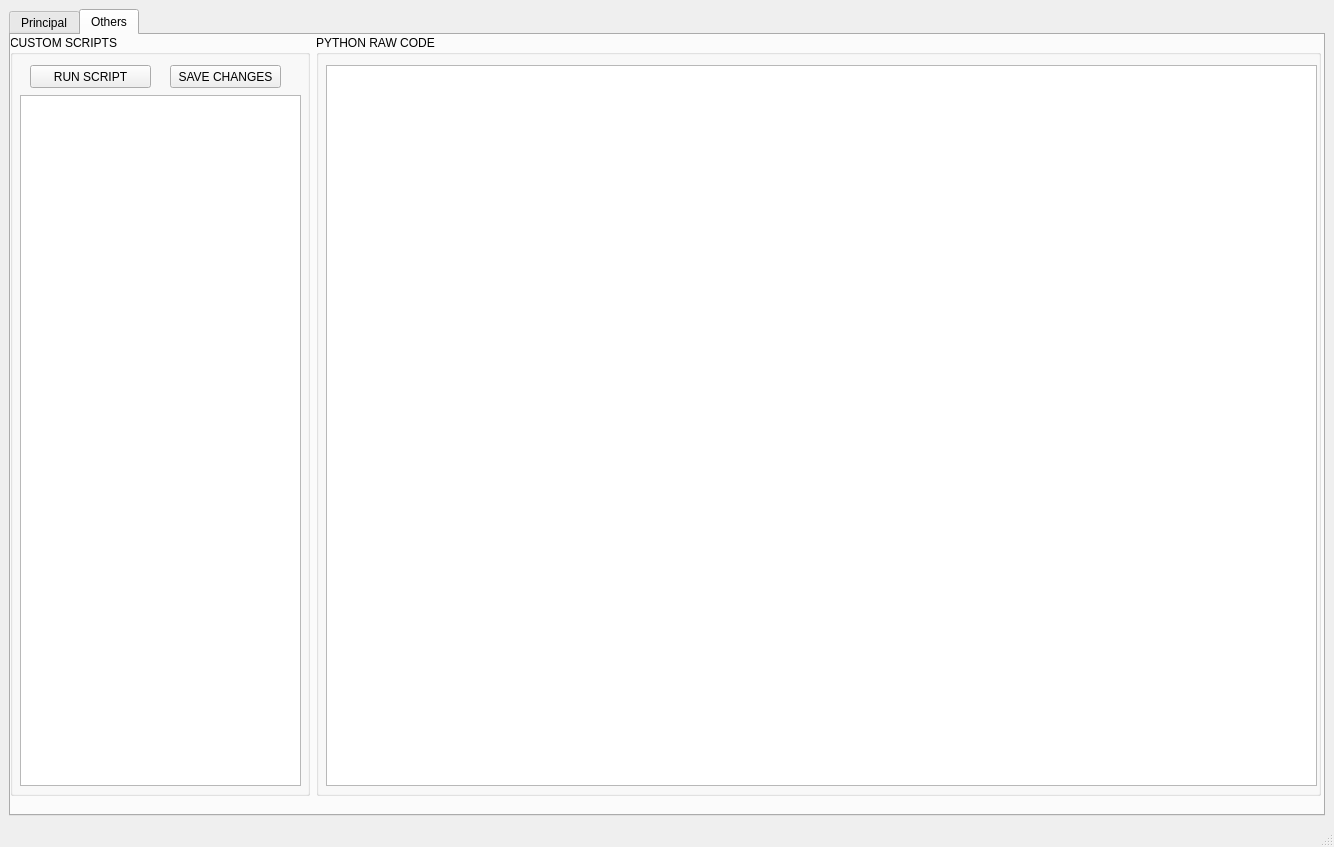
<?xml version="1.0" encoding="UTF-8"?>
<ui version="4.0">
 <class>MainWindows</class>
 <widget class="QMainWindow" name="MainWindows">
  <property name="geometry">
   <rect>
    <x>0</x>
    <y>0</y>
    <width>1334</width>
    <height>847</height>
   </rect>
  </property>
  <property name="minimumSize">
   <size>
    <width>1280</width>
    <height>800</height>
   </size>
  </property>
  <property name="windowTitle">
   <string>Biosignals</string>
  </property>
  <property name="styleSheet">
   <string notr="true"/>
  </property>
  <property name="iconSize">
   <size>
    <width>24</width>
    <height>24</height>
   </size>
  </property>
  <widget class="QWidget" name="centralwidget">
   <layout class="QHBoxLayout" name="horizontalLayout_6">
    <item>
     <widget class="QTabWidget" name="windows_tabWidget">
      <property name="currentIndex">
       <number>1</number>
      </property>
      <widget class="QWidget" name="principal_tab">
       <attribute name="title">
        <string>Principal</string>
       </attribute>
       <layout class="QHBoxLayout" name="horizontalLayout_4">
        <item>
         <layout class="QVBoxLayout" name="controlsGroup_verticalLayout">
          <property name="spacing">
           <number>6</number>
          </property>
          <item>
           <widget class="QGroupBox" name="external_groupBox">
            <property name="minimumSize">
             <size>
              <width>200</width>
              <height>60</height>
             </size>
            </property>
            <property name="maximumSize">
             <size>
              <width>200</width>
              <height>60</height>
             </size>
            </property>
            <property name="title">
             <string>File</string>
            </property>
            <property name="alignment">
             <set>Qt::AlignCenter</set>
            </property>
            <layout class="QVBoxLayout" name="verticalLayout">
             <property name="topMargin">
              <number>0</number>
             </property>
             <item>
              <layout class="QHBoxLayout" name="horizontalLayout_2">
               <property name="spacing">
                <number>6</number>
               </property>
               <property name="leftMargin">
                <number>6</number>
               </property>
               <property name="topMargin">
                <number>6</number>
               </property>
               <property name="rightMargin">
                <number>6</number>
               </property>
               <property name="bottomMargin">
                <number>6</number>
               </property>
               <item>
                <widget class="QPushButton" name="btn_load">
                 <property name="minimumSize">
                  <size>
                   <width>75</width>
                   <height>25</height>
                  </size>
                 </property>
                 <property name="maximumSize">
                  <size>
                   <width>75</width>
                   <height>25</height>
                  </size>
                 </property>
                 <property name="text">
                  <string>Load</string>
                 </property>
                </widget>
               </item>
               <item>
                <widget class="QPushButton" name="btn_save">
                 <property name="minimumSize">
                  <size>
                   <width>75</width>
                   <height>25</height>
                  </size>
                 </property>
                 <property name="maximumSize">
                  <size>
                   <width>75</width>
                   <height>25</height>
                  </size>
                 </property>
                 <property name="text">
                  <string>Save</string>
                 </property>
                </widget>
               </item>
              </layout>
             </item>
            </layout>
           </widget>
          </item>
          <item>
           <widget class="QGroupBox" name="connect_groupBox">
            <property name="minimumSize">
             <size>
              <width>200</width>
              <height>200</height>
             </size>
            </property>
            <property name="maximumSize">
             <size>
              <width>200</width>
              <height>200</height>
             </size>
            </property>
            <property name="title">
             <string>Manual curation</string>
            </property>
            <property name="alignment">
             <set>Qt::AlignCenter</set>
            </property>
            <layout class="QVBoxLayout" name="verticalLayout_4">
             <property name="topMargin">
              <number>0</number>
             </property>
             <item>
              <layout class="QGridLayout" name="gridLayout">
               <property name="leftMargin">
                <number>6</number>
               </property>
               <property name="topMargin">
                <number>6</number>
               </property>
               <property name="rightMargin">
                <number>6</number>
               </property>
               <property name="bottomMargin">
                <number>6</number>
               </property>
               <item row="2" column="0">
                <widget class="QLabel" name="label">
                 <property name="maximumSize">
                  <size>
                   <width>100</width>
                   <height>16777215</height>
                  </size>
                 </property>
                 <property name="text">
                  <string>SelectedUnit2ID</string>
                 </property>
                 <property name="alignment">
                  <set>Qt::AlignCenter</set>
                 </property>
                </widget>
               </item>
               <item row="3" column="1">
                <widget class="QPushButton" name="undo_btn">
                 <property name="minimumSize">
                  <size>
                   <width>0</width>
                   <height>25</height>
                  </size>
                 </property>
                 <property name="maximumSize">
                  <size>
                   <width>100</width>
                   <height>25</height>
                  </size>
                 </property>
                 <property name="text">
                  <string>Undo</string>
                 </property>
                </widget>
               </item>
               <item row="2" column="1">
                <widget class="QComboBox" name="U2ID_comboBox">
                 <property name="maximumSize">
                  <size>
                   <width>100</width>
                   <height>16777215</height>
                  </size>
                 </property>
                </widget>
               </item>
               <item row="3" column="0">
                <widget class="QPushButton" name="delete_btn">
                 <property name="sizePolicy">
                  <sizepolicy hsizetype="Expanding" vsizetype="Fixed">
                   <horstretch>0</horstretch>
                   <verstretch>0</verstretch>
                  </sizepolicy>
                 </property>
                 <property name="minimumSize">
                  <size>
                   <width>0</width>
                   <height>25</height>
                  </size>
                 </property>
                 <property name="maximumSize">
                  <size>
                   <width>100</width>
                   <height>25</height>
                  </size>
                 </property>
                 <property name="text">
                  <string>Delete</string>
                 </property>
                </widget>
               </item>
               <item row="4" column="0">
                <widget class="QPushButton" name="clean_btn">
                 <property name="minimumSize">
                  <size>
                   <width>0</width>
                   <height>25</height>
                  </size>
                 </property>
                 <property name="maximumSize">
                  <size>
                   <width>100</width>
                   <height>25</height>
                  </size>
                 </property>
                 <property name="text">
                  <string>Clean</string>
                 </property>
                </widget>
               </item>
               <item row="4" column="1">
                <widget class="QPushButton" name="sorting_btn">
                 <property name="minimumSize">
                  <size>
                   <width>0</width>
                   <height>25</height>
                  </size>
                 </property>
                 <property name="maximumSize">
                  <size>
                   <width>100</width>
                   <height>25</height>
                  </size>
                 </property>
                 <property name="text">
                  <string>Sorting</string>
                 </property>
                </widget>
               </item>
               <item row="1" column="1">
                <widget class="QComboBox" name="unit_comboBox">
                 <property name="sizePolicy">
                  <sizepolicy hsizetype="Fixed" vsizetype="Fixed">
                   <horstretch>0</horstretch>
                   <verstretch>0</verstretch>
                  </sizepolicy>
                 </property>
                 <property name="maximumSize">
                  <size>
                   <width>100</width>
                   <height>16777215</height>
                  </size>
                 </property>
                </widget>
               </item>
               <item row="0" column="1">
                <widget class="QComboBox" name="channel_comboBox">
                 <property name="maximumSize">
                  <size>
                   <width>100</width>
                   <height>16777215</height>
                  </size>
                 </property>
                </widget>
               </item>
               <item row="0" column="0">
                <widget class="QLabel" name="label_2">
                 <property name="text">
                  <string>ChannelID</string>
                 </property>
                 <property name="alignment">
                  <set>Qt::AlignCenter</set>
                 </property>
                </widget>
               </item>
               <item row="1" column="0">
                <widget class="QLabel" name="label_3">
                 <property name="text">
                  <string>UnitID</string>
                 </property>
                 <property name="alignment">
                  <set>Qt::AlignCenter</set>
                 </property>
                </widget>
               </item>
              </layout>
             </item>
            </layout>
           </widget>
          </item>
          <item>
           <widget class="QGroupBox" name="log_groupBox">
            <property name="minimumSize">
             <size>
              <width>200</width>
              <height>200</height>
             </size>
            </property>
            <property name="maximumSize">
             <size>
              <width>200</width>
              <height>16777215</height>
             </size>
            </property>
            <property name="title">
             <string>Log viewer</string>
            </property>
            <property name="alignment">
             <set>Qt::AlignCenter</set>
            </property>
            <layout class="QVBoxLayout" name="verticalLayout_2">
             <item>
              <widget class="QPlainTextEdit" name="logger">
               <property name="readOnly">
                <bool>true</bool>
               </property>
               <property name="textInteractionFlags">
                <set>Qt::NoTextInteraction</set>
               </property>
              </widget>
             </item>
            </layout>
           </widget>
          </item>
         </layout>
        </item>
        <item>
         <widget class="QGroupBox" name="signals_groupBox">
          <property name="title">
           <string>Spike waveforms</string>
          </property>
          <layout class="QVBoxLayout" name="verticalLayout_6">
           <property name="spacing">
            <number>6</number>
           </property>
           <property name="leftMargin">
            <number>6</number>
           </property>
           <property name="topMargin">
            <number>6</number>
           </property>
           <property name="rightMargin">
            <number>6</number>
           </property>
           <property name="bottomMargin">
            <number>6</number>
           </property>
           <item>
            <widget class="MplWidget" name="MplWidget" native="true"/>
           </item>
          </layout>
         </widget>
        </item>
       </layout>
      </widget>
      <widget class="QWidget" name="others_tab">
       <attribute name="title">
        <string>Others</string>
       </attribute>
       <widget class="QWidget" name="horizontalLayoutWidget">
        <property name="geometry">
         <rect>
          <x>-1</x>
          <y>0</y>
          <width>1311</width>
          <height>761</height>
         </rect>
        </property>
        <layout class="QHBoxLayout" name="horizontalLayout_7">
         <item>
          <widget class="QGroupBox" name="groupBox">
           <property name="maximumSize">
            <size>
             <width>300</width>
             <height>16777215</height>
            </size>
           </property>
           <property name="title">
            <string>CUSTOM SCRIPTS</string>
           </property>
           <widget class="QPushButton" name="btn_run">
            <property name="geometry">
             <rect>
              <x>20</x>
              <y>30</y>
              <width>121</width>
              <height>23</height>
             </rect>
            </property>
            <property name="text">
             <string>RUN SCRIPT</string>
            </property>
           </widget>
           <widget class="QListWidget" name="listWidget_3">
            <property name="geometry">
             <rect>
              <x>10</x>
              <y>60</y>
              <width>281</width>
              <height>691</height>
             </rect>
            </property>
           </widget>
           <widget class="QPushButton" name="btn_save_changes">
            <property name="geometry">
             <rect>
              <x>160</x>
              <y>30</y>
              <width>111</width>
              <height>23</height>
             </rect>
            </property>
            <property name="text">
             <string>SAVE CHANGES</string>
            </property>
           </widget>
          </widget>
         </item>
         <item>
          <widget class="QGroupBox" name="groupBox_2">
           <property name="title">
            <string>PYTHON RAW CODE</string>
           </property>
           <widget class="QPlainTextEdit" name="RawCode">
            <property name="geometry">
             <rect>
              <x>10</x>
              <y>30</y>
              <width>991</width>
              <height>721</height>
             </rect>
            </property>
           </widget>
          </widget>
         </item>
        </layout>
       </widget>
      </widget>
     </widget>
    </item>
   </layout>
  </widget>
  <widget class="QMenuBar" name="menubar">
   <property name="geometry">
    <rect>
     <x>0</x>
     <y>0</y>
     <width>1334</width>
     <height>20</height>
    </rect>
   </property>
  </widget>
  <widget class="QStatusBar" name="statusbar"/>
 </widget>
 <customwidgets>
  <customwidget>
   <class>MplWidget</class>
   <extends>QWidget</extends>
   <header>mplwidget.h</header>
   <container>1</container>
  </customwidget>
 </customwidgets>
 <resources/>
 <connections/>
</ui>
